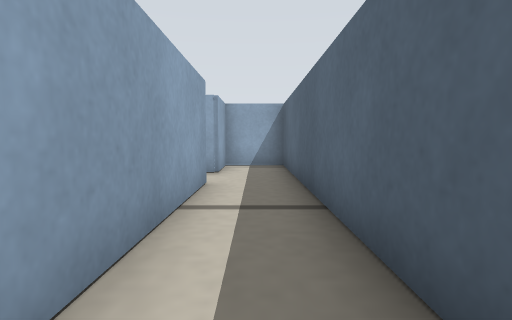
view 1 (above)

24 first-person views from a walk through a Stage world. The camera is 0.09 m above the floor, tilts 4° down and sees 80° across. Floor lines are 1 m apart. The floor is counted in squares, 0.1 m on a side. Each view is taken from the middle of a square. On the plan, view 1 faces up. The plan holds only what a view shows up to about 11 squares ahead; the rest is blank. The robots in the file are not drawn.

view 2
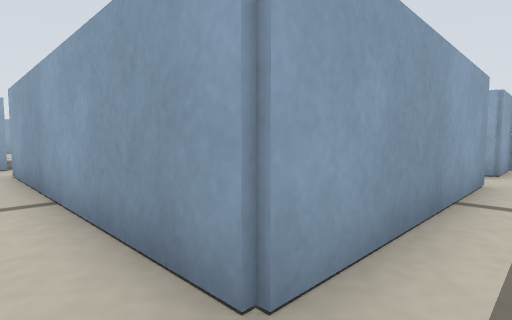

view 3
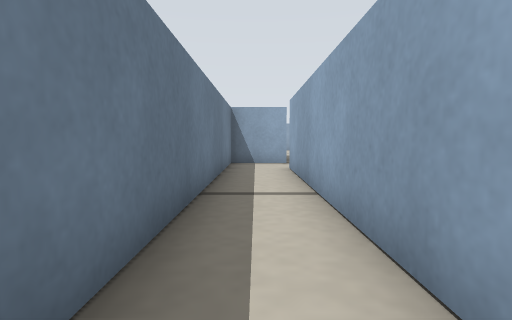

view 4
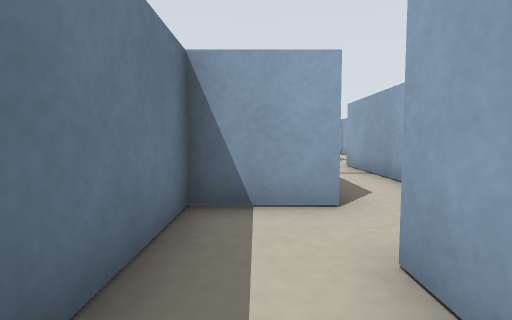

view 5
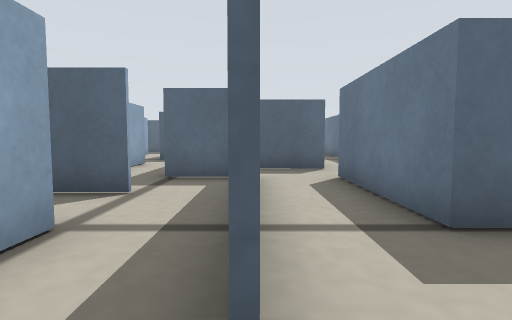

view 6
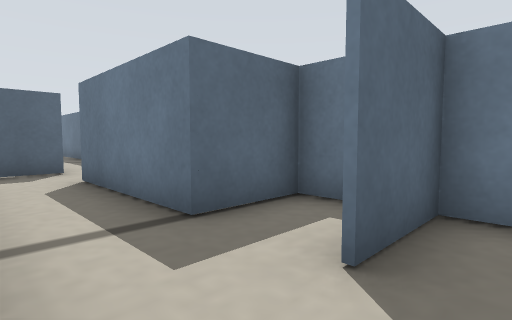

view 7
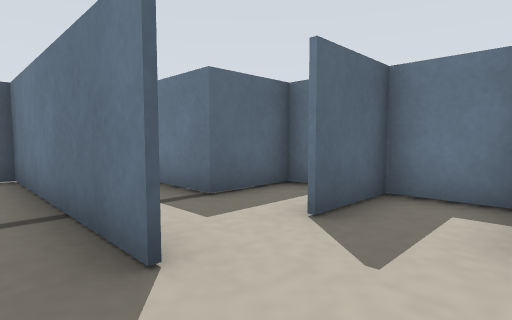

view 8
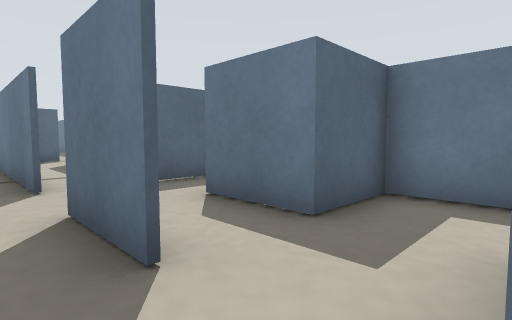

view 9
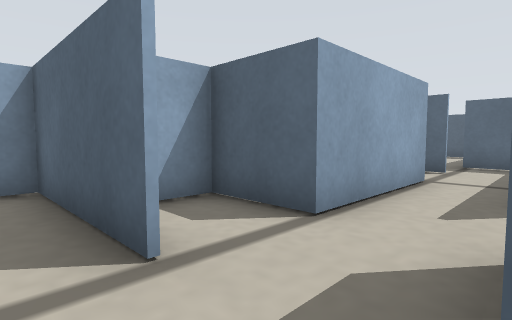

view 10
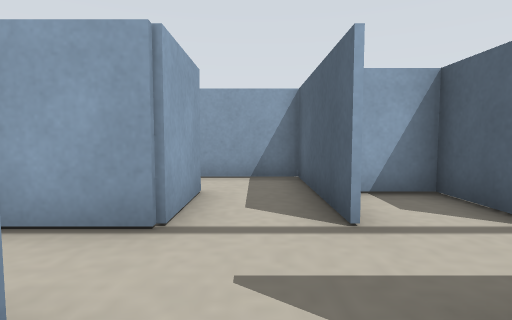

view 11
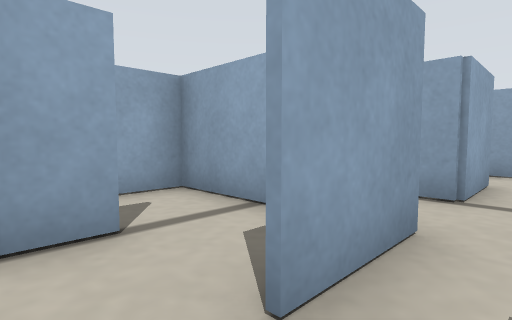

view 12
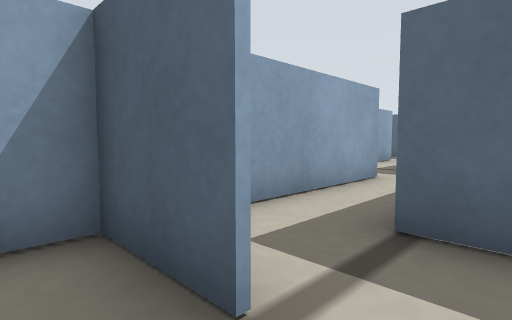

view 13
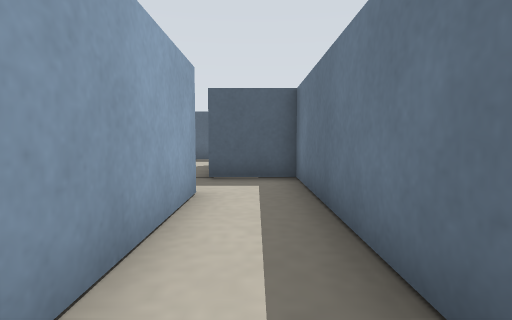

view 14
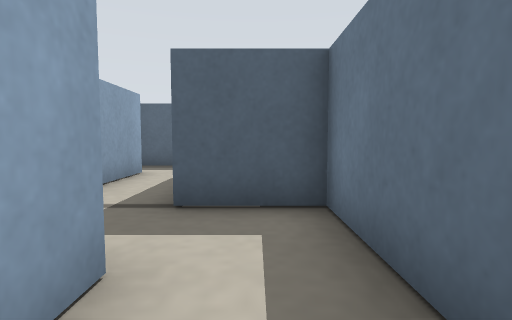

view 15
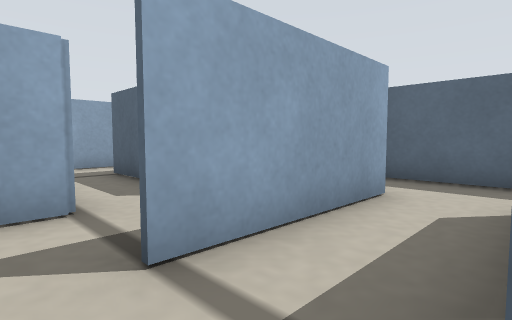

view 16
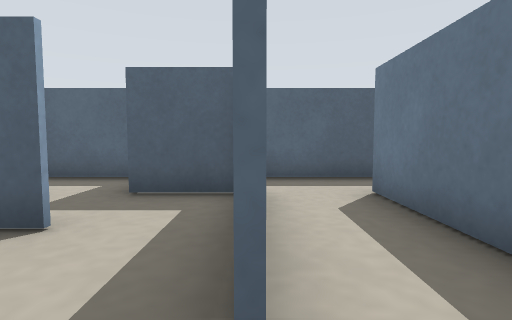

view 17
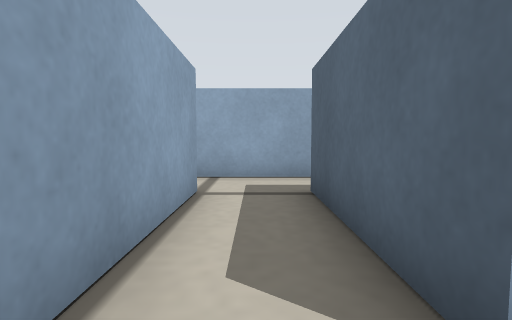

view 18
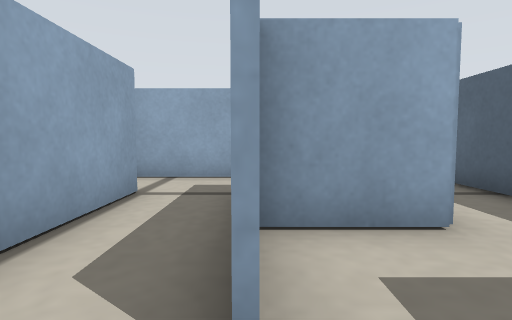

view 19
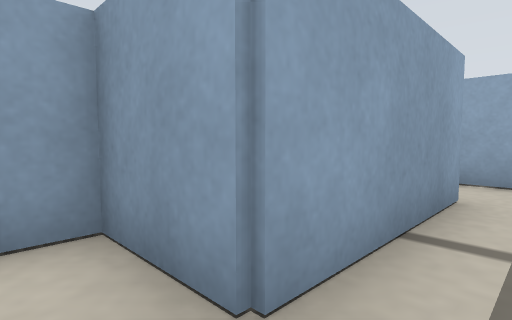

view 20
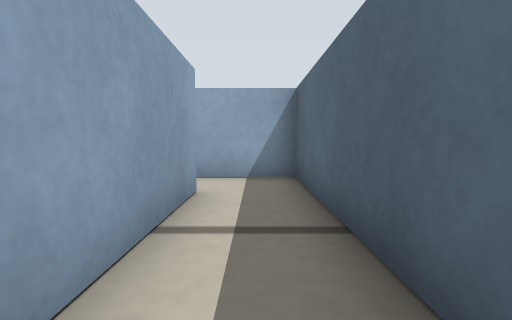

view 21
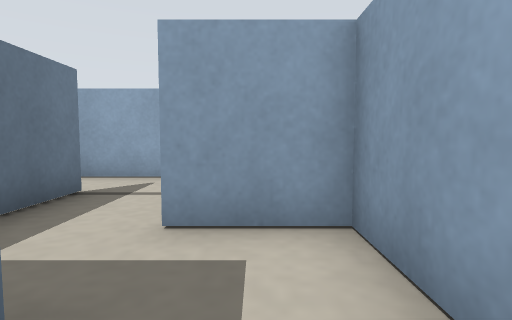

view 22
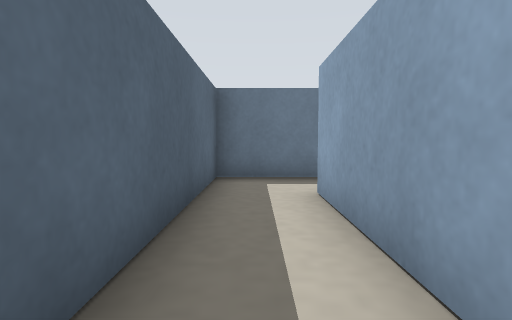

view 23
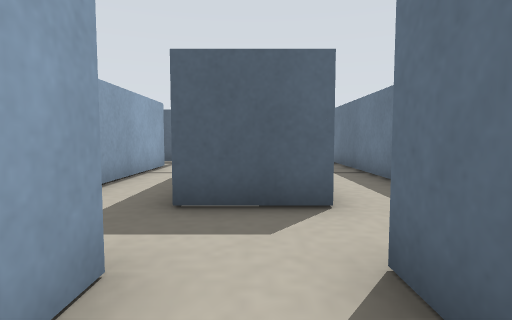

view 24
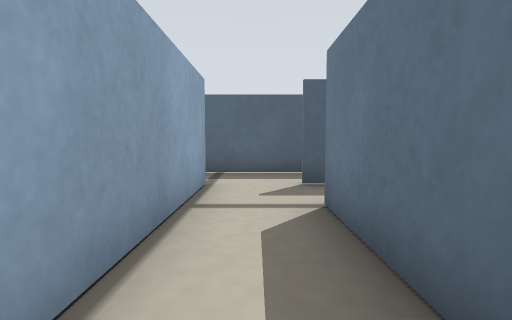

### Floor plan
Ten units are one square. View 1 is at (0, 0); x grows to the right and y downward. Boxes are objects, and circles mark ways between rooms. Rooms are numbered by the first view taken in them; rooms with no view inside come last. Other rooms are left out.
<svg viewBox="-255 -184 269 208">
<path fill="none" stroke="#000" d="M-80 -21 -49 -21M-70 -60 -111 -60M-30 -40 -79 -40M-31 -16 -31 -21M-38 -61 -10 -61 -10 0 -91 0 -91 -21M-11 -18 -11 -44M-110 -20 -154 -20M-131 -40 -131 -60 -139 -60M-154 -21 -111 -21 -111 -41 -51 -41 -51 -61M-151 -1 -110 -1 -110 19 9 19 9 -100 -10 -100 -10 -80 -51 -80M-186 19 -170 19 -170 -1M-165 -40 -190 -40M-229 -21 -229 0M-211 -21 -190 -21M-210 -40 -210 -80 -234 -80M-190 -40 -190 -60 -204 -60M-229 -61 -229 -40 -246 -40M-249 -1 -249 9M-226 19 -210 19 -210 -1 -189 -1M-70 -89 -70 -69M-50 -100 -58 -100M-11 -82 -11 -101M-10 -120 -30 -120 -30 -100M-51 -81 -34 -81M-10 -161 -10 -120M9 -109 9 -179 -14 -179M-50 -141 -50 -100M-24 -159 -46 -159M-31 -100 -31 -141M-154 -20 -171 -20M-171 -21 -154 -21M-159 19 -151 19 -151 -1M-150 -40 -165 -40"/>
<circle cx="-60" cy="-80" r="3" fill="#2a7"/>
<circle cx="-150" cy="-20" r="3" fill="#2a7"/>
<circle cx="-190" cy="-20" r="3" fill="#2a7"/>
<circle cx="-170" cy="-20" r="3" fill="#2a7"/>
<circle cx="-50" cy="-90" r="3" fill="#2a7"/>
<circle cx="-10" cy="-110" r="3" fill="#2a7"/>
<circle cx="-40" cy="-110" r="3" fill="#2a7"/>
<text x="-60" y="-30">1</text>
<text x="-180" y="-10">2</text>
<text x="-220" y="-30">3</text>
<text x="-60" y="-90">4</text>
<text x="-30" y="-100">5</text>
<text x="0" y="-150">6</text>
<text x="-40" y="-140">7</text>
<text x="-160" y="-10">8</text>
</svg>
Room 1 opens to room 4. Room 1 opens to room 8. Room 2 opens to room 3. Room 2 opens to room 8. Room 4 opens to room 5. Room 5 opens to room 6. Room 5 opens to room 7.

Where each view was taken, in squares from view 1:
view 1: 0 up, 0 right, facing up
view 2: 1 down, 0 right, facing up-left
view 3: 1 down, 0 right, facing left
view 4: 1 down, 7 left, facing left
view 5: 2 up, 18 left, facing right
view 6: 2 up, 18 left, facing down-right
view 7: 3 up, 19 left, facing down-right
view 8: 3 up, 23 left, facing down-right
view 9: 2 up, 22 left, facing up-right
view 10: 1 up, 22 left, facing up
view 11: 1 down, 22 left, facing up-left
view 12: 3 up, 14 left, facing up-right
view 13: 5 up, 12 left, facing right
view 14: 5 up, 9 left, facing right
view 15: 6 up, 6 left, facing up-right
view 16: 8 up, 6 left, facing right
view 17: 9 up, 4 left, facing up
view 18: 9 up, 3 left, facing up
view 19: 11 up, 0 right, facing up-left
view 20: 11 up, 0 right, facing up
view 21: 11 up, 0 right, facing left
view 22: 5 up, 0 right, facing down
view 23: 1 up, 13 left, facing right
view 24: 3 up, 9 left, facing right
